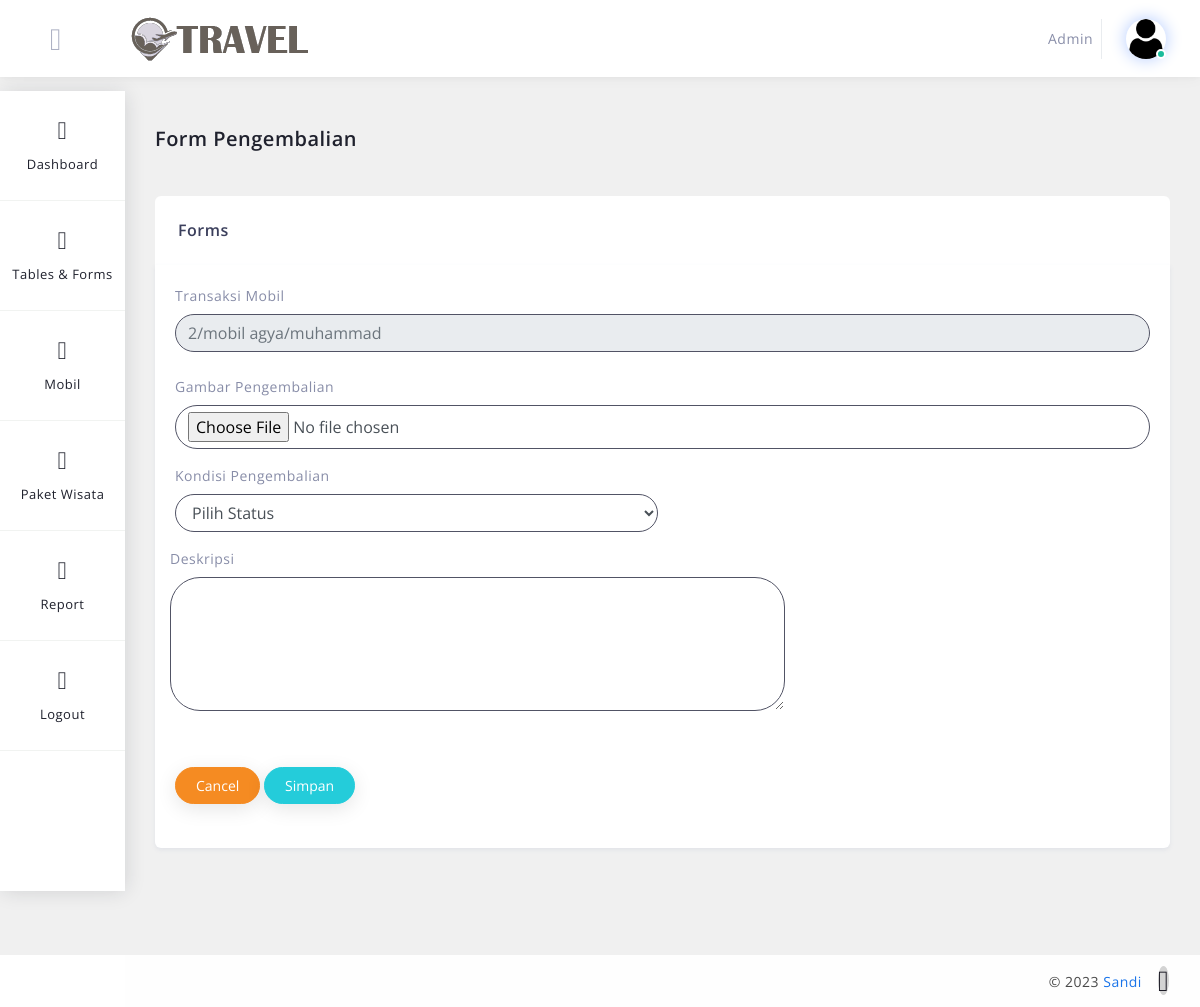
/tour/admin/pengembalian.php?id_transaksi=2 (signed in), run on an earlier commit of the app's database.
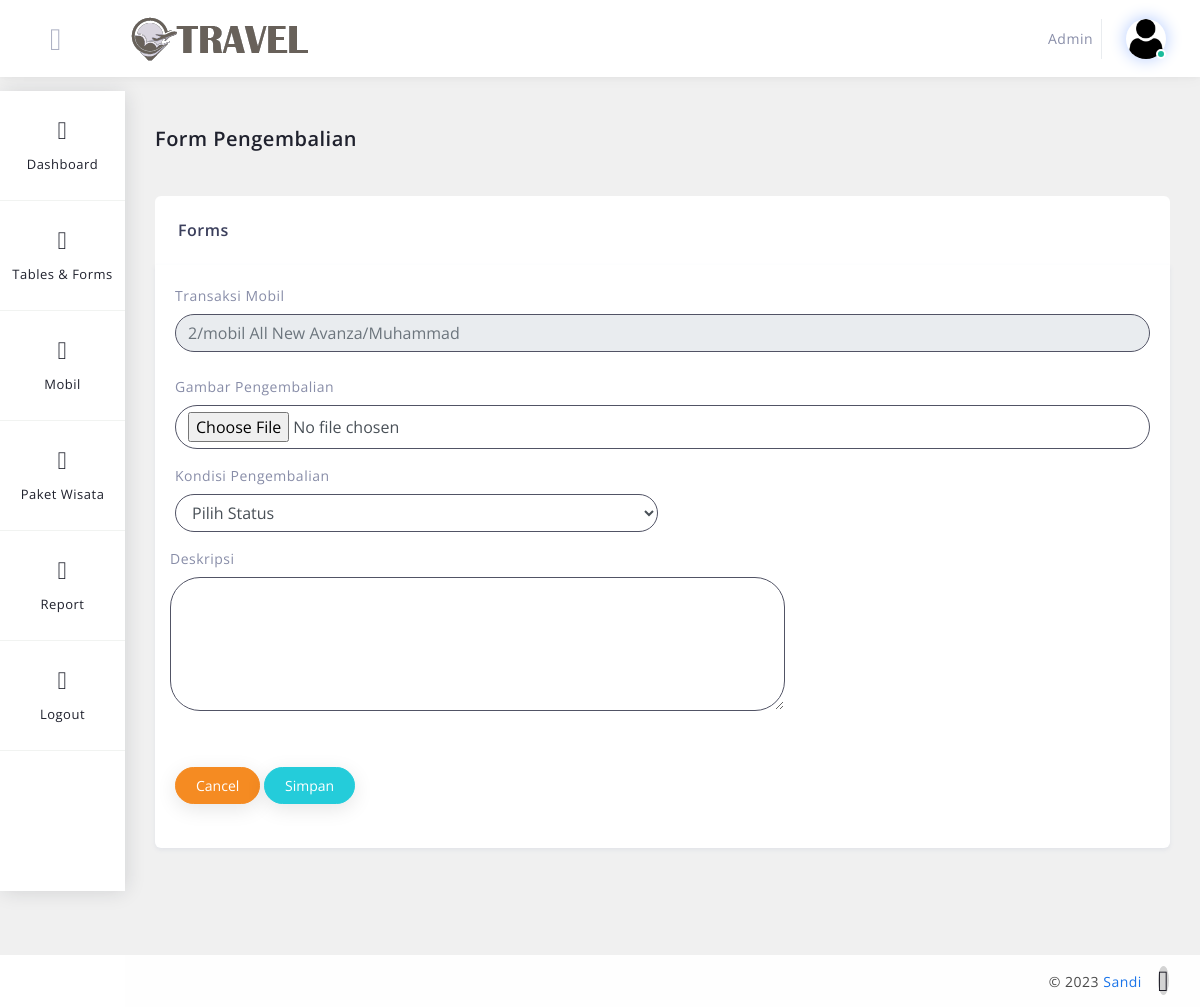
And on a later commit of the database.
### tables this page shows
CREATE TABLE `transaksi` (
  `id_transaksi` int(11) NOT NULL,
  `jenis_transaksi` varchar(12) NOT NULL,
  `id_mobil` int(11) NOT NULL,
  `id_wisata` int(11) NOT NULL,
  `id_user` int(11) NOT NULL,
  `supir` varchar(16) NOT NULL,
  `harga` double NOT NULL,
  `qty` double NOT NULL,
  `total_harga` double NOT NULL,
  `status` varchar(32) NOT NULL,
  `gambar` varchar(32) NOT NULL,
  `gambar_pengembalian` varchar(32) NOT NULL,
  `tanggal` date NOT NULL,
  `tanggal_booking` date NOT NULL,
  `kondisi` varchar(18) NOT NULL,
  `ket` varchar(64) NOT NULL
);

CREATE TABLE `mobil` (
  `id_mobil` int(11) NOT NULL,
  `nomor_kendaraan` varchar(64) NOT NULL,
  `nama_mobil` varchar(64) NOT NULL,
  `merek` varchar(64) NOT NULL,
  `tahun` year(4) NOT NULL,
  `harga` double NOT NULL,
  `seat` varchar(32) NOT NULL,
  `status` varchar(26) NOT NULL,
  `gambar` varchar(120) NOT NULL,
  `bensin` varchar(32) NOT NULL,
  `transmision` varchar(32) NOT NULL,
  `warna` varchar(32) NOT NULL
);

CREATE TABLE `users` (
  `id_user` int(11) NOT NULL,
  `username` varchar(64) NOT NULL,
  `email` varchar(92) NOT NULL,
  `password` varchar(120) NOT NULL,
  `gambar` varchar(64) NOT NULL,
  `no_hp` varchar(26) NOT NULL,
  `no_ktp` varchar(26) NOT NULL,
  `alamat` varchar(64) NOT NULL,
  `tanggal_lahir` date NOT NULL,
  `jenis_kelamin` varchar(20) NOT NULL,
  `role` varchar(32) NOT NULL
);

### tour/admin/pengembalian.php (the view, shortened to what this page needs)
<?php
include '../include/config.php';
if (isset($_GET['id_transaksi'])) {
    $id_transaksi = $_GET['id_transaksi'];
    $query = "SELECT transaksi.*, mobil.id_mobil, mobil.nama_mobil, users.id_user, users.username FROM transaksi INNER JOIN mobil ON transaksi.id_mobil = mobil.id_mobil INNER Join users ON transaksi.id_user = users.id_user WHERE id_transaksi='$id_transaksi'";
    $result = mysqli_query($conn, $query);
    $data = mysqli_fetch_assoc($result);
} else {
    echo "<script>alert('Masukkan data id.');window.location='tb_sewa.php';</script>";
}
?>
<!DOCTYPE html>
<html lang="en">
<head>
    <link href="../assets/css/loader.css" rel="stylesheet" type="text/css" />
    <link href="../bootstrap/css/bootstrap.min.css" rel="stylesheet" type="text/css" />
    <link href="../assets/css/plugins.css" rel="stylesheet" type="text/css" />
    <link rel="stylesheet" type="text/css" href="../plugins/table/datatable/datatables.css">
    <link rel="stylesheet" type="text/css" href="../plugins/table/datatable/custom_dt_html5.css">
</head>
<body>
    <?php include "../template/header.php" ?>
    <div class="main-container" id="container">
        <?php include "../template/sidebar.php" ?>
        <div id="content" class="main-content">
            <div class="container">
                <div class="page-header">
                    <div class="page-title">
                        <h3>Form Pengembalian</h3>
                    </div>
                </div>
                <div class="row">
                    <div class="col-lg-12 layout-spacing">
                        <div class="statbox widget box box-shadow">
                            <div class="widget-header">
                                <div class="row">
                                    <div class="col-xl-12 col-md-12 col-sm-12 col-12">
                                        <h4>Forms </h4>
                                    </div>
                                </div>
                            </div>
                            <div class="widget-content widget-content-area">
                                <form action="update_pengembalian.php" method="POST" enctype="multipart/form-data">
                                    <div class="form-row mb-2">
                                        <div class="form-group col-md-12">
                                            <label for="status">Transaksi Mobil</label>
                                            <input type="text" class="form-control-rounded form-control" name="transaksi_mobil" placeholder="<?php echo $data['id_transaksi']; ?>/mobil <?php echo $data['nama_mobil']; ?>/<?php echo $data['username']; ?>" readonly>
                                        </div>
                                    </div>
                                    <div class="form-row mb-4">
                                        <div class="form-group col-md-12">
                                            <label for="gambar">Gambar Pengembalian</label>
                                            <input type="file" class="form-control-rounded form-control" name="gambar" id="gambar">
                                        </div>
                                        <div class="form-group col-md-6">
                                            <label for="status">Kondisi Pengembalian</label>
                                            <select class="form-control-rounded form-control" id="kondisi" name="kondisi">
                                                <option selected="">Pilih Status</option>
                                            </select>
                                        </div>
                                        <div class="form-group mb-8">
                                            <label for="ket">Deskripsi</label>
                                            <textarea class="form-control-rounded form-control" name="ket" id="ket" cols="70" rows="5"></textarea>
                                        </div>
                                    </div>
                                    <button type="reset" class="btn btn-button-8 btn-rounded mb-4 mt-3">Cancel</button>
                                    <button type="submit" class="btn btn-button-7 btn-rounded mb-4 mt-3">Simpan</button>
                                </form>
                            </div>
                        </div>
                    </div>
                </div>
            </div>
        </div>
    </div>
    <?php include "../template/footer.php" ?>
</body>
</html>

What changed in the data, as far as the page shows it:
changed transaksi: transaksi_mobil "2/mobil agya/muhammad" → "2/mobil All New Avanza/Muhammad"
